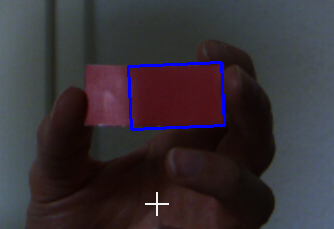
#> input picture src.png, 334 x 229 px, given in place of the camera
$ python rec_dectection.py   (older library calls are emulated)
#> lines starting #> are read from the running program, lines starting #| are printed output that depends on the picture; after the words box and inside, x2 and y2 are one past the last pixel; in counts of white or black regions, pixels touching at a corner belong together
import cv2
import numpy as np

if __name__ == "__main__":
    cap = cv2.VideoCapture(0)
    while True:
        _,src = cap.read()
#> src is the input picture: shape (229, 334, 3); mean B, G, R 54.3, 48.5, 55.1
        gray = cv2.cvtColor(src, cv2.COLOR_BGR2GRAY)
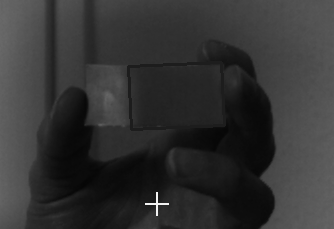
#> gray: shape (229, 334); min 6, max 243, mean 51.1

        ## Split the H channel in HSV, and get the red range
        hsv = cv2.cvtColor(src, cv2.COLOR_BGR2HSV)
#> hsv: shape (229, 334, 3); mean H, S, V 84.1, 89.8, 65.1
        h,s,v = cv2.split(hsv)
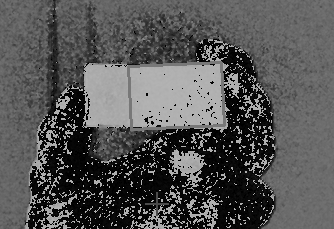
#> h: shape (229, 334); min 0, max 179, mean 84.1
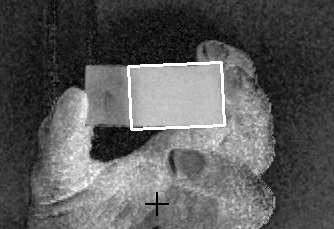
#> s: shape (229, 334); min 0, max 255, mean 89.8
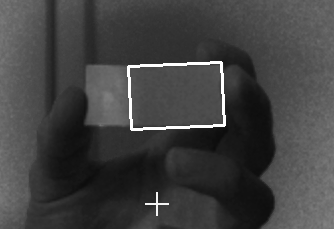
#> v: shape (229, 334); min 12, max 255, mean 65.1
        h[h<150]=0
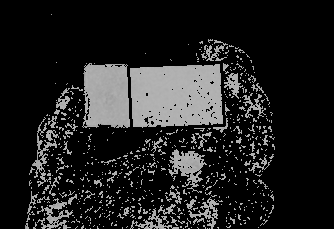
#> h: shape (229, 334); min 0, max 179, mean 32.9
        h[h>180]=0

        # normalize, do the open-morp-op
        normed = cv2.normalize(h, None, 0, 255, cv2.NORM_MINMAX, cv2.CV_8UC1)
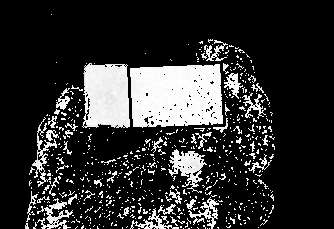
#> normed: shape (229, 334); min 0, max 255, mean 46.9
        kernel = cv2.getStructuringElement(shape=cv2.MORPH_ELLIPSE, ksize=(3,3))
        opened = cv2.morphologyEx(normed, cv2.MORPH_OPEN, kernel)
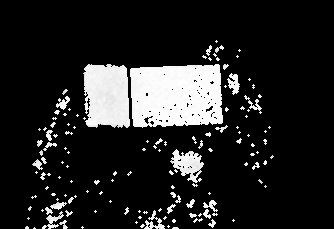
#> opened: shape (229, 334); min 0, max 255, mean 34.7

        contours, _ = cv2.findContours(opened, cv2.RETR_LIST, cv2.CHAIN_APPROX_SIMPLE)
#> contours = 231 contours, 206 with area under 20; largest, box (x1, y1, x2, y2) and area: (130, 64, 223, 128) 5200, (83, 64, 130, 128) 2512, (170, 149, 204, 183) 575, (227, 73, 240, 95) 128, (144, 210, 165, 229) 104

        for cnt in contours:
            ## Get the stright bounding rect
            bbox = cv2.boundingRect(cnt)
            x,y,w,h = bbox
            if w < 100 or h < 100 or w*h < 10000:
                continue

            ## Draw rect
            cv2.rectangle(src, (x,y), (x+w,y+h), (255,0,0), 1, 16)
#> this loop made 231 passes
#> (x, y, w, h) on passes 5, 7, 8: (25, 226, 4, 3), (147, 223, 4, 5), (140, 224, 5, 4)

        #     ## Get the rotated rect
        #     rbox = cv2.minAreaRect(cnt)
        #     (cx,cy), (w,h), rot_angle = rbox

        cv2.imshow("detected rectangle", src)

        if cv2.waitKey(1) == ord("q"):
#> (key q is pressed here)
            break
